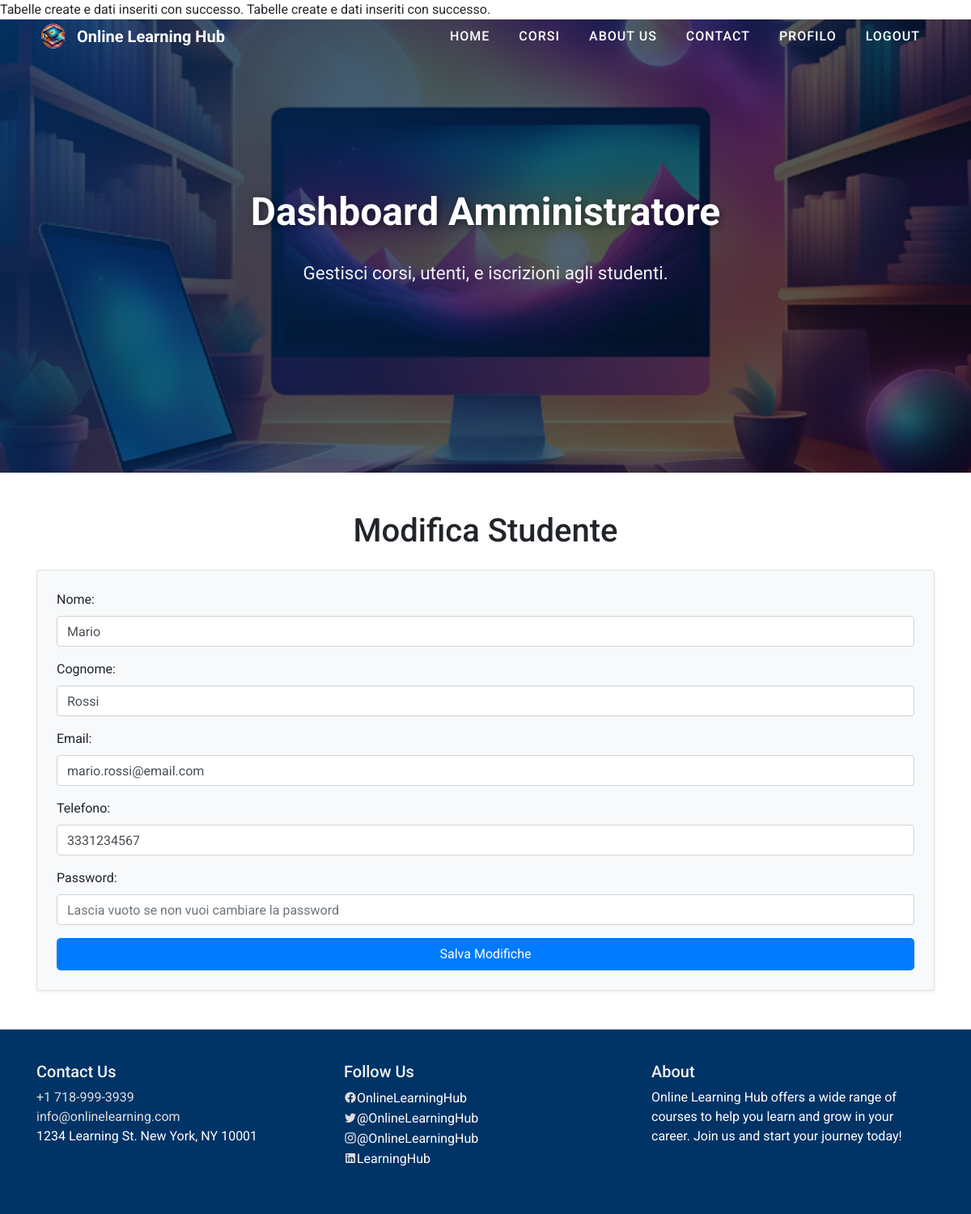
Screenshot of /admin/edit_studente.php?id=1 with the database file from the repository.
### tables this page shows
CREATE TABLE IF NOT EXISTS `studente` (
    `IdStudente` int AUTO_INCREMENT PRIMARY KEY,
    `Nome` varchar(100) DEFAULT NULL,
    `Cognome` varchar(100) DEFAULT NULL,
    `Telefono` varchar(15) DEFAULT NULL,
    `Email` varchar(100) DEFAULT NULL,
    `Password` varchar(255) DEFAULT NULL
);

### admin/edit_studente.php (the view, shortened to what this page needs)
<?php
include('../config.php');
include('../templates/template_header.php');
include('../pages/navbar.php');
$idStudente = $_GET['id'];
$query = $pdo->prepare("SELECT * FROM studente WHERE IdStudente = :id");
$query->execute(['id' => $idStudente]);
$student = $query->fetch(PDO::FETCH_ASSOC);
?>
<header class="header-bg">
    <div class="overlay"></div>
    <div class="container text-center text-white d-flex align-items-center justify-content-center flex-column">
        <h1 class="hero-title">Dashboard Amministratore</h1>
        <p class="hero-subtext">Gestisci corsi, utenti, e iscrizioni agli studenti.</p>
    </div>
</header>
<div class="container my-5">
    <h1 class="mb-4 text-center">Modifica Studente</h1>
    <form method="POST" class="p-4 border rounded shadow-sm bg-light">
        <div class="mb-3">
            <label for="nome" class="form-label">Nome:</label>
            <input type="text" id="nome" name="nome" class="form-control" value="<?php echo htmlspecialchars($student['Nome']); ?>" required>
        </div>
        <div class="mb-3">
            <label for="cognome" class="form-label">Cognome:</label>
            <input type="text" id="cognome" name="cognome" class="form-control" value="<?php echo htmlspecialchars($student['Cognome']); ?>" required>
        </div>
        <div class="mb-3">
            <label for="email" class="form-label">Email:</label>
            <input type="email" id="email" name="email" class="form-control" value="<?php echo htmlspecialchars($student['Email']); ?>" required>
        </div>
        <div class="mb-3">
            <label for="telefono" class="form-label">Telefono:</label>
            <input type="tel" id="telefono" name="telefono" class="form-control" value="<?php echo htmlspecialchars($student['Telefono']); ?>" required>
        </div>
        <div class="mb-3">
            <label for="password" class="form-label">Password:</label>
            <input type="password" id="password" name="password" class="form-control" placeholder="Lascia vuoto se non vuoi cambiare la password">
        </div>
        <button type="submit" class="btn btn-primary w-100">Salva Modifiche</button>
    </form>
</div>
<?php include('../templates/template_footer.php'); ?>

### style.css (style rules this page uses)
body { font-family: 'Roboto', sans-serif; margin: 0; padding: 0; }
.header-bg { background-image: url('resources/images/header-bg.jpg'); background-size: cover; background-position: center; height: 60vh; display: flex; justify-content: center; align-items: center; color: white; position: relative; }
.hero-subtext { font-size: 1.2rem; margin-top: 15px; }
.header-bg { position: relative; background-image: url('resources/image/sfondoHeader.png'); background-size: cover; background-position: center; height: 70vh; display: flex; align-items: center; justify-content: center; text-align: center; color: white; }
.header-bg .overlay { position: absolute; top: 0; left: 0; width: 100%; height: 100%; background: linear-gradient(135deg, rgba(0, 51, 102, 0.8), rgba(0, 0, 0, 0.6)); z-index: 1; }
.container { z-index: 2; }
.hero-title { font-size: 3rem; font-weight: 700; text-shadow: 2px 2px 10px rgba(0, 0, 0, 0.5); margin-bottom: 15px; }
.hero-subtext { font-size: 1.4rem; margin-bottom: 20px; color: #f0f0f0; }
.btn-primary { background-color:rgb(46, 96, 245); border-color: rgb(46, 96, 245); transition: all 0.3s ease-in-out; }
.btn-primary { background-color: #007bff; color: #fff; padding: 8px 12px; border: none; border-radius: 5px; cursor: pointer; }

### rows the page displays
studente: nome "Mario", cognome "Rossi", email "mario.rossi@email.com", telefono "3331234567"
